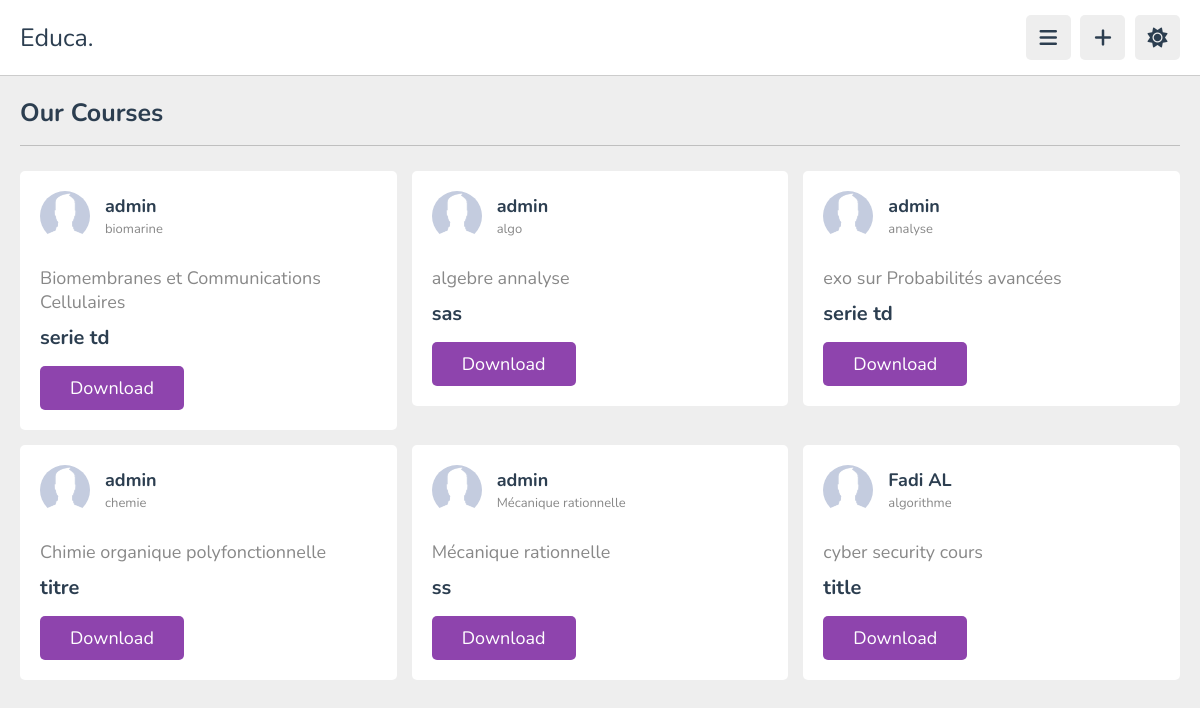
/srch, run on the app's committed database.
### pages/models.py (models this page shows, shortened)
class Etud_Cours(models.Model):
    Dep = models.CharField(max_length=70)
    Modul = models.CharField(max_length=70)
    description = models.TextField()
    title = models.CharField(max_length=70)
    link= models.CharField(max_length=100)
    added_by = models.ForeignKey(User, on_delete=models.CASCADE,null=True)

### pages/views.py (the view)
# urls.py: path('srch',views.scrh),
def scrh(request):
    srch = Etud_Cours.objects.all()
    title = None
    if 'search_box' in request.GET:
        title = request.GET['search_box']
        if title:
            srch = srch.filter(title__icontains=title)
    emp = srch
    context = {
      'emp':emp,
   }
    return render(request,'des/srchCours.html',context)

### templates/des/srchCours.html (shortened to what this page needs)
{% load static %}
<!DOCTYPE html>
<html lang="en">
<head>
   <link rel="stylesheet" href="https://cdnjs.cloudflare.com/ajax/libs/font-awesome/6.1.2/css/all.min.css">
   <link rel="stylesheet" href="{% static 'css/style.css'%}">
</head>
<body>
   <header class="header">
   <section class="flex">
      <a href="home.html" class="logo">Educa.</a>
      <div class="icons">
         <div id="menu-btn" class="fas fa-bars"></div>
         <div id="user-btn"   class="fa fa-plus" ></div>
         <div id="toggle-btn" class="fas fa-sun"></div>
      </div>
   </section>
</header>
<section class="courses">
   <h1 class="heading">our courses</h1>
   <div class="box-container">
      {% for i in emp %}
      <div class="box">
         <div class="tutor">
            <img src="{% static 'image/foto.png' %}" alt="">
            <div class="info">
               <h3>{{ i.added_by.username }}</h3>
               <span>{{i.Modul}}</span>
            </div>
         </div>
         <div class="thumb">
            <p class="thumb" style="color:#888;">{{ i.description }}</p>
         </div>
         <h3 class="title">{{i.title}}</h3>
         <a href="{{i.link}}" class="inline-btn">download</a>
      </div>
      {% endfor %}
   </div>
</section>
</body>
</html>

### Myweb/static/css/style.css (style rules this page uses)
:root { --main-color:#8e44ad; --red:#e74c3c; --orange:#f39c12; --light-color:#888; --light-bg:#eee; --black:#2c3e50; --white:#fff; --border:.1rem solid rgba(0,0,0,.2); }
* { font-family: 'Nunito', sans-serif; margin:0; padding:0; box-sizing: border-box; outline: none; border:none; text-decoration: none; }
html { font-size: 62.5%; overflow-x: hidden; }
body { background-color: var(--light-bg); padding-left: 30rem; }
section { padding:2rem; margin: 0 auto; max-width: 1200px; }
.heading { font-size: 2.5rem; color:var(--black); margin-bottom: 2.5rem; border-bottom: var(--border); padding-bottom: 1.5rem; text-transform: capitalize; }
.inline-btn, .inline-option-btn, .inline-delete-btn, .btn, .delete-btn, .option-btn { border-radius: .5rem; color:#fff; font-size: 1.8rem; cursor: pointer; text-transform: capitalize; padding:1rem 3rem; text-align: center; margin-top: 1rem; }
.inline-btn, .inline-option-btn, .inline-delete-btn { display: inline-block; }
.btn, .inline-btn { background-color: var(--main-color); }
.header { position: sticky; top:0; left:0; right: 0; background-color: var(--white); z-index: 1000; border-bottom: var(--border); }
.header .flex { display: flex; align-items: center; justify-content: space-between; position: relative; padding: 1.5rem 2rem; }
.header .flex .logo { font-size: 2.5rem; color: var(--black); }
.header .flex .icons div { font-size: 2rem; color:var(--black); background-color: var(--light-bg); border-radius: .5rem; height: 4.5rem; width: 4.5rem; line-height: 4.5rem; cursor: pointer; text-align: center; margin-left: .7rem; }
.courses .box-container { display: grid; grid-template-columns: repeat(auto-fit, minmax(30rem, 1fr)); gap:1.5rem; justify-content: center; align-items: flex-start; }
.courses p { font-size: large; color: #fff; }
.courses .box-container .box { border-radius: .5rem; background-color: var(--white); padding: 2rem; }
.courses .box-container .box .tutor { display: flex; align-items: center; gap: 1.5rem; margin-bottom: 2.5rem; }
.courses .box-container .box .tutor img { height: 5rem; width: 5rem; border-radius: 50%; object-fit: cover; }
.courses .box-container .box .tutor h3 { font-size: 1.8rem; color: var(--black); margin-bottom: .2rem; }
.courses .box-container .box .tutor span { font-size: 1.3rem; color:var(--light-color); }
.courses .box-container .box .thumb { position: relative; }
.courses .box-container .box .title { font-size: 2rem; color: var(--black); padding-bottom: .5rem; padding-top: 1rem; }
@media (max-width:1200px) { body { padding-left: 0; } }

### data on the page
Etud_Cours: added_by.username "admin", Modul "biomarine", description "Biomembranes et Communications Cellulaires", title "serie td"
Etud_Cours: added_by.username "admin", Modul "algo", description "algebre annalyse", title "sas"
Etud_Cours: added_by.username "admin", Modul "analyse", description "exo sur Probabilités avancées", title "serie td"
Etud_Cours: added_by.username "admin", Modul "chemie", description "Chimie organique polyfonctionnelle", title "titre"
Etud_Cours: added_by.username "admin", Modul "Mécanique rationnelle", description "Mécanique rationnelle", title "ss"
Etud_Cours: added_by.username "Fadi AL", Modul "algorithme", description "cyber security cours", title "title"
